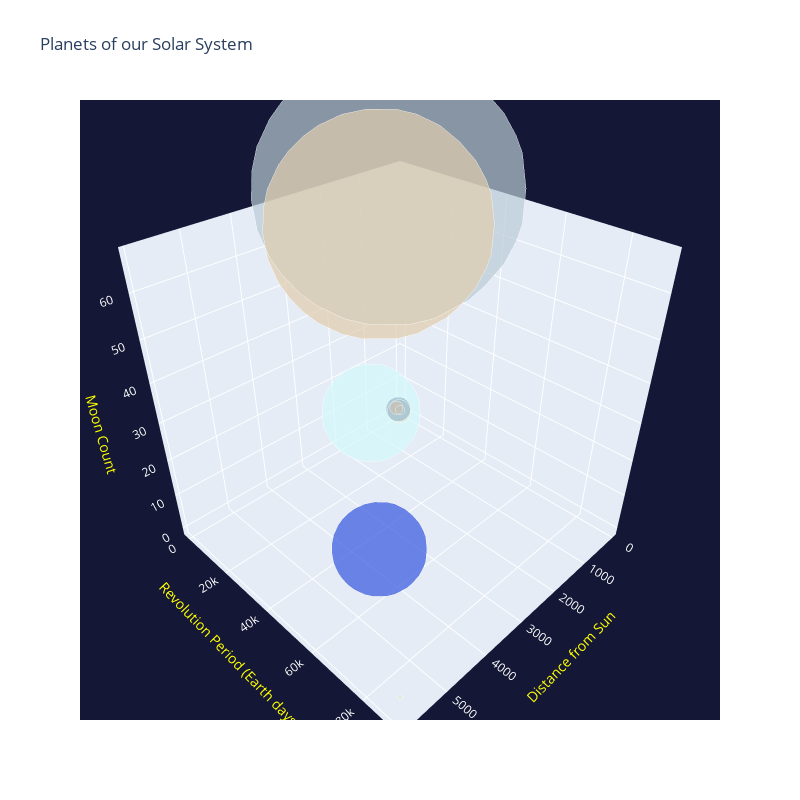

Source (notebook cell):
### Code cell
#### Plot the figure
#The large planets are quite prominent, and we need to zoom in to view the smaller ones.
fig=go.Figure(data=data, 
              layout=layout)

offline.iplot(fig)

### Figure 1 — Plotly figure (JSON) as saved in the notebook; plotly's stock layout.template omitted (floating-point values rounded to 4 significant figures)
{"data": [{"marker": {"color": ["#D5D2D1", "#F8B581", "#182A61", "#B53B03", "#B9CBD5", "#E0CDAD", "#D3F9FA", "#3454DF", "#E9E8D2"], "size": [4879, 12104, 12756, 6792, 142984, 120536, 51118, 49528, 2370], "sizemode": "diameter", "sizeref": 750}, "mode": "markers", "text": ["Mercury", "Venus", "Earth", "Mars", "Jupiter", "Saturn", "Uranus", "Neptune", "Pluto"], "type": "scatter3d", "x": [57.9, 108.2, 149.6, 227.9, 778.6, 1434.0, 2872.0, 4495.0, 5906.0], "y": [87.96, 224.7, 365.3, 687.0, 4333.0, 10760.0, 30710.0, 60200.0, 90470.0], "z": [0, 0, 1, 2, 67, 62, 27, 14, 5]}], "layout": {"height": 800, "scene": {"bgcolor": "#141836", "xaxis": {"color": "white", "title": {"font": {"color": "yellow"}, "text": "Distance from Sun"}}, "yaxis": {"color": "white", "title": {"font": {"color": "yellow"}, "text": "Revolution Period (Earth days)"}}, "zaxis": {"color": "white", "title": {"font": {"color": "yellow"}, "text": "Moon Count"}}}, "title": {"text": "Planets of our Solar System"}, "width": 800}}
